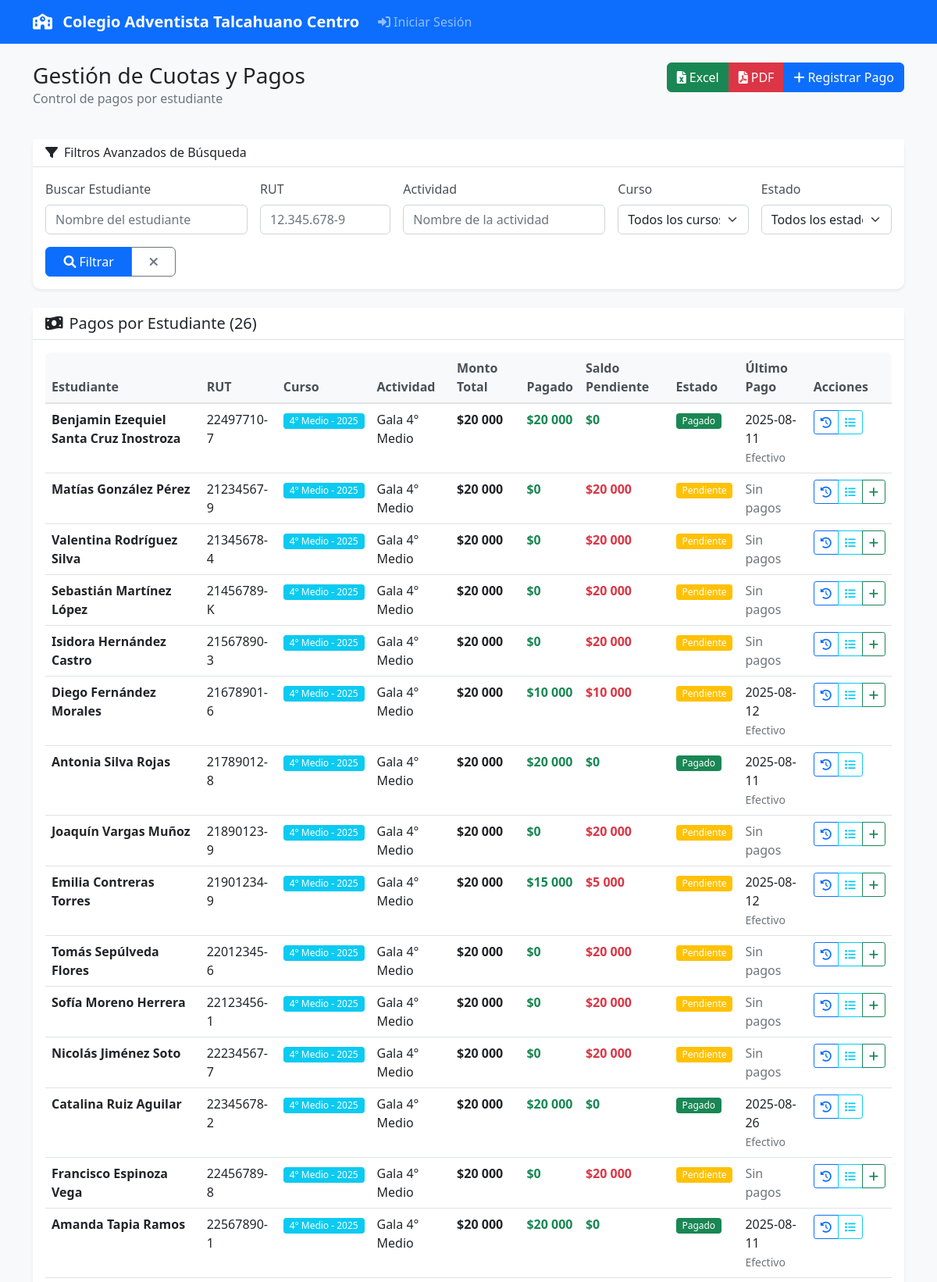
The app's page /cuotas/ (upper part) with its own data.
### estudiantes/models.py (models this page shows, shortened)
class Estudiante(models.Model):
    VINCULO_CHOICES = [
        ('hijo', 'Hijo/a'),
        ('padre', 'Padre'),
        ('madre', 'Madre'),
        ('abuelo', 'Abuelo/a'),
        ('tio', 'Tío/a'),
        ('tutor', 'Tutor Legal'),
        ('otro', 'Otro'),
    ]
    rut = models.CharField(max_length=12, unique=True)
    nombre = models.CharField(max_length=100)
    apellido_paterno = models.CharField(max_length=50)
    apellido_materno = models.CharField(max_length=50)
    fecha_nacimiento = models.DateField()
    curso = models.ForeignKey(Curso, on_delete=models.CASCADE)
    apoderado = models.ForeignKey(Apoderado, on_delete=models.CASCADE)
    vinculo_apoderado = models.CharField(max_length=20, choices=VINCULO_CHOICES)
    fecha_registro = models.DateTimeField(auto_now_add=True)
    activo = models.BooleanField(default=True)

### actividades/models.py (models this page shows, shortened)
class Actividad(models.Model):
    ESTADO_CHOICES = [
        ('planificada', 'Planificada'),
        ('activa', 'Activa'),
        ('finalizada', 'Finalizada'),
        ('cancelada', 'Cancelada'),
    ]
    nombre = models.CharField(max_length=200)
    descripcion = models.TextField()
    tipo = models.ForeignKey(TipoActividad, on_delete=models.CASCADE)
    fecha_inicio = models.DateField()
    fecha_fin = models.DateField()
    monto_por_estudiante = models.DecimalField(max_digits=10, decimal_places=0)
    cursos_asignados = models.ManyToManyField(Curso)
    estado = models.CharField(max_length=20, choices=ESTADO_CHOICES, default='planificada')
    fecha_creacion = models.DateTimeField(auto_now_add=True)

### cuotas/models.py (models this page shows, shortened)
class CuotaEstudiante(models.Model):
    ESTADO_CHOICES = [
        ('pendiente', 'Pendiente'),
        ('pagado', 'Pagado'),
        ('vencido', 'Vencido'),
        ('exento', 'Exento'),
    ]
    estudiante = models.ForeignKey(Estudiante, on_delete=models.CASCADE)
    actividad = models.ForeignKey(Actividad, on_delete=models.CASCADE)
    monto_total = models.DecimalField(max_digits=10, decimal_places=0)
    monto_pagado = models.DecimalField(max_digits=10, decimal_places=0, default=0)
    estado = models.CharField(max_length=20, choices=ESTADO_CHOICES, default='pendiente')
    fecha_vencimiento = models.DateField()
    fecha_creacion = models.DateTimeField(auto_now_add=True)
    def saldo_pendiente(self):
        return self.monto_total - self.monto_pagado

### cuotas/views.py (the view)
# urls.py: path('', views.lista_pagos, name='lista_pagos'),
def lista_pagos(request):
    from .models import CuotaEstudiante, PagoCuota
    cuotas = CuotaEstudiante.objects.select_related('estudiante', 'actividad', 'estudiante__curso').all()
    estudiante_filtro = request.GET.get('estudiante', '')
    rut_filtro = request.GET.get('rut', '')
    actividad_filtro = request.GET.get('actividad', '')
    estado_filtro = request.GET.get('estado', '')
    if estudiante_filtro:
        cuotas = cuotas.filter(estudiante__nombre__icontains=estudiante_filtro)
    if rut_filtro:
        cuotas = cuotas.filter(estudiante__rut__icontains=rut_filtro)
    if actividad_filtro:
        cuotas = cuotas.filter(actividad__nombre__icontains=actividad_filtro)
    if estado_filtro:
        cuotas = cuotas.filter(estado__icontains=estado_filtro)
    pagos = []
    for cuota in cuotas:
        ultimo_pago = PagoCuota.objects.filter(cuota=cuota).order_by('-fecha_pago').first()
        pagos.append({
            'id': cuota.id,
            'estudiante': f"{cuota.estudiante.nombre} {cuota.estudiante.apellido_paterno} {cuota.estudiante.apellido_materno}",
            'rut_estudiante': cuota.estudiante.rut,
            'curso': str(cuota.estudiante.curso),
            'actividad': cuota.actividad.nombre,
            'monto_total': cuota.monto_total,
            'monto_pagado': cuota.monto_pagado,
            'saldo_pendiente': cuota.saldo_pendiente(),
            'estado': cuota.estado.capitalize(),
            'fecha_vencimiento': cuota.fecha_vencimiento.strftime('%Y-%m-%d'),
            'ultimo_pago': ultimo_pago.fecha_pago.strftime('%Y-%m-%d') if ultimo_pago else None,
            'metodo_pago': ultimo_pago.metodo_pago.capitalize() if ultimo_pago else None
        })
    context = {
        'pagos': pagos,
        'filtros': {
            'estudiante': estudiante_filtro,
            'rut': rut_filtro,
            'actividad': actividad_filtro,
            'estado': estado_filtro,
        }
    }
    return render(request, 'cuotas/lista_pagos.html', context)

### core/context_processors.py (called while the page is built, shortened)
def notificaciones_context(request):
    return {
        'notificaciones_no_leidas': 0
    }

### estudiantes/models.py (called while the page is built)
    def __str__(self):
        return f"{self.nombre} - {self.año}"

### templates/cuotas/lista_pagos.html (shortened to what this page needs)
{% extends 'base.html' %}
{% block content %}
<div class="row mb-4">
    <div class="col">
        <h1 class="h3 mb-0">Gestión de Cuotas y Pagos</h1>
        <p class="text-muted">Control de pagos por estudiante</p>
    </div>
    <div class="col-auto">
        <div class="btn-group">
            <a href="{% url 'cuotas:exportar_pagos' %}?formato=excel" class="btn btn-success">
                <i class="fas fa-file-excel me-1"></i>Excel
            </a>
            <a href="{% url 'cuotas:exportar_pagos' %}?formato=pdf" class="btn btn-danger">
                <i class="fas fa-file-pdf me-1"></i>PDF
            </a>
            <a href="{% url 'cuotas:registrar_pago' %}" class="btn btn-primary">
                <i class="fas fa-plus me-1"></i>Registrar Pago
            </a>
        </div>
    </div>
</div>
<div class="card mb-4">
    <div class="card-header">
        <h6 class="mb-0">
            <i class="fas fa-filter me-2"></i>Filtros Avanzados de Búsqueda
        </h6>
    </div>
    <div class="card-body">
        <form method="get" class="row g-3">
            <div class="col-md-3">
                <label class="form-label">Buscar Estudiante</label>
                <input type="text" name="estudiante" class="form-control"
                       placeholder="Nombre del estudiante" value="{{ filtros.estudiante }}">
            </div>
            <div class="col-md-2">
                <label class="form-label">RUT</label>
                <input type="text" name="rut" class="form-control"
                       placeholder="12.345.678-9" value="{{ filtros.rut }}">
            </div>
            <div class="col-md-3">
                <label class="form-label">Actividad</label>
                <input type="text" name="actividad" class="form-control"
                       placeholder="Nombre de la actividad" value="{{ filtros.actividad }}">
            </div>
            <div class="col-md-2">
                <label class="form-label">Curso</label>
                <select name="curso" class="form-select">
                    <option value="">Todos los cursos</option>
                </select>
            </div>
            <div class="col-md-2">
                <label class="form-label">Estado</label>
                <select name="estado" class="form-select">
                    <option value="">Todos los estados</option>
                </select>
            </div>
            <div class="col-md-2 d-flex align-items-end">
                <div class="btn-group w-100">
                    <button type="submit" class="btn btn-primary">
                        <i class="fas fa-search me-1"></i>Filtrar
                    </button>
                    <a href="{% url 'cuotas:lista_pagos' %}" class="btn btn-outline-secondary">
                        <i class="fas fa-times"></i>
                    </a>
                </div>
            </div>
        </form>
    </div>
</div>
<div class="card">
    <div class="card-header">
        <h5 class="mb-0">
            <i class="fas fa-money-bill-wave me-2"></i>Pagos por Estudiante ({{ pagos|length }})
        </h5>
    </div>
    <div class="card-body">
        <div class="table-responsive">
            <table class="table table-hover">
                <thead>
                    <tr>
                        <th>Estudiante</th>
                        <th>RUT</th>
                        <th>Curso</th>
                        <th>Actividad</th>
                        <th>Monto Total</th>
                        <th>Pagado</th>
                        <th>Saldo Pendiente</th>
                        <th>Estado</th>
                        <th>Último Pago</th>
                        <th>Acciones</th>
                    </tr>
                </thead>
                <tbody>
                    {% for pago in pagos %}
                    <tr>
                        <td>
                            <strong>{{ pago.estudiante }}</strong>
                        </td>
                        <td>{{ pago.rut_estudiante }}</td>
                        <td>
                            <span class="badge bg-info">{{ pago.curso }}</span>
                        </td>
                        <td>{{ pago.actividad }}</td>
                        <td class="fw-bold">${{ pago.monto_total|floatformat:0 }}</td>
                        <td class="text-success fw-bold">${{ pago.monto_pagado|floatformat:0 }}</td>
                        <td class="{% if pago.saldo_pendiente > 0 %}text-danger{% else %}text-success{% endif %} fw-bold">
                            ${{ pago.saldo_pendiente|floatformat:0 }}
                        </td>
                        <td>
                            {% if pago.estado == 'Pagado' %}
                                <span class="badge bg-success">{{ pago.estado }}</span>
                            {% elif pago.estado == 'Pendiente' %}
                                <span class="badge bg-warning">{{ pago.estado }}</span>
                            {% else %}
                                <span class="badge bg-danger">{{ pago.estado }}</span>
                            {% endif %}
                        </td>
                        <td>
                            {% if pago.ultimo_pago %}
                                {{ pago.ultimo_pago }}
                                {% if pago.metodo_pago %}
                                    <br><small class="text-muted">{{ pago.metodo_pago }}</small>
                                {% endif %}
                            {% else %}
                                <span class="text-muted">Sin pagos</span>
                            {% endif %}
                        </td>
                        <td>
                            <div class="btn-group btn-group-sm">
                                <button class="btn btn-outline-primary" title="Ver historial">
                                    <i class="fas fa-history"></i>
                                </button>
                                <a href="{% url 'cuotas:historial_actividad' 1 %}" class="btn btn-outline-info" title="Historial actividad">
                                    <i class="fas fa-list"></i>
                                </a>
                                {% if pago.saldo_pendiente > 0 %}
                                <a href="{% url 'cuotas:registrar_pago' %}" class="btn btn-outline-success" title="Registrar pago">
                                    <i class="fas fa-plus"></i>
                                </a>
                                {% endif %}
                            </div>
                        </td>
                    </tr>
                    {% endfor %}
                </tbody>
            </table>
        </div>
    </div>
</div>
{% endblock %}

### static/css/styles.css (style rules this page uses)
:root { --primary-color: #0d6efd; --success-color: #198754; --warning-color: #ffc107; --danger-color: #dc3545; --info-color: #0dcaf0; --light-color: #f8f9fa; --dark-color: #212529; }
body { font-family: 'Segoe UI', Tahoma, Geneva, Verdana, sans-serif; background-color: #f8f9fa; }
.card { border: none; border-radius: 10px; box-shadow: 0 0.125rem 0.25rem rgba(0, 0, 0, 0.075); transition: all 0.3s ease; }
.card-header { background-color: #fff; border-bottom: 1px solid #dee2e6; font-weight: 600; }
.btn { border-radius: 6px; font-weight: 500; transition: all 0.3s ease; }
.btn-group-sm .btn { padding: 0.25rem 0.5rem; }
.table { border-radius: 8px; overflow: hidden; }
.table thead th { background-color: #f8f9fa; border-bottom: 2px solid #dee2e6; font-weight: 600; color: #495057; }
.badge { font-size: 0.75em; font-weight: 500; padding: 0.35em 0.65em; }
.form-control, .form-select { border-radius: 6px; border: 1px solid #ced4da; transition: all 0.3s ease; }
.form-label { font-weight: 500; color: #495057; margin-bottom: 0.5rem; }

### records on screen
Estudiante: rut_estudiante "22497710-7"
Actividad: actividad "Gala 4° Medio" "Gala 4° Medio" "Gala 4° Medio" "Gala 4° Medio" "Gala 4° Medio" "Gala 4° Medio" "Gala 4° Medio" "Gala 4° Medio" "Gala 4° Medio" "Gala 4° Medio" "Gala 4° Medio" "Gala 4° Medio" "Gala 4° Medio" "Gala 4° Medio" "Gala 4° Medio"
CuotaEstudiante: monto_total "20 000", monto_pagado "20 000"
Estudiante: rut_estudiante "21234567-9"
CuotaEstudiante: monto_total "20 000", monto_pagado "0"
Estudiante: rut_estudiante "21345678-4"
CuotaEstudiante: monto_total "20 000", monto_pagado "0"
Estudiante: rut_estudiante "21456789-K"
CuotaEstudiante: monto_total "20 000", monto_pagado "0"
Estudiante: rut_estudiante "21567890-3"
CuotaEstudiante: monto_total "20 000", monto_pagado "0"
Estudiante: rut_estudiante "21678901-6"
CuotaEstudiante: monto_total "20 000", monto_pagado "10 000"
Estudiante: rut_estudiante "21789012-8"
CuotaEstudiante: monto_total "20 000", monto_pagado "20 000"
Estudiante: rut_estudiante "21890123-9"
CuotaEstudiante: monto_total "20 000", monto_pagado "0"
Estudiante: rut_estudiante "21901234-9"
CuotaEstudiante: monto_total "20 000", monto_pagado "15 000"
Estudiante: rut_estudiante "22012345-6"
CuotaEstudiante: monto_total "20 000", monto_pagado "0"
Estudiante: rut_estudiante "22123456-1"
CuotaEstudiante: monto_total "20 000", monto_pagado "0"
Estudiante: rut_estudiante "22234567-7"
CuotaEstudiante: monto_total "20 000", monto_pagado "0"
Estudiante: rut_estudiante "22345678-2"
CuotaEstudiante: monto_total "20 000", monto_pagado "20 000"
Estudiante: rut_estudiante "22456789-8"
CuotaEstudiante: monto_total "20 000", monto_pagado "0"
Estudiante: rut_estudiante "22567890-1"
CuotaEstudiante: monto_total "20 000", monto_pagado "20 000"

### other values on screen
{{ pagos|length }} "26"
{{ pago.estudiante }} "Benjamin Ezequiel Santa Cruz Inostroza" "Matías González Pérez" "Valentina Rodríguez Silva" "Sebastián Martínez López" "Isidora Hernández Castro" "Diego Fernández Morales" "Antonia Silva Rojas" "Joaquín Vargas Muñoz" "Emilia Contreras Torres" "Tomás Sepúlveda Flores" "Sofía Moreno Herrera" "Nicolás Jiménez Soto" "Catalina Ruiz Aguilar" "Francisco Espinoza Vega" "Amanda Tapia Ramos"
{{ pago.curso }} "4° Medio - 2025" "4° Medio - 2025" "4° Medio - 2025" "4° Medio - 2025" "4° Medio - 2025" "4° Medio - 2025" "4° Medio - 2025" "4° Medio - 2025" "4° Medio - 2025" "4° Medio - 2025" "4° Medio - 2025" "4° Medio - 2025" "4° Medio - 2025" "4° Medio - 2025" "4° Medio - 2025"
{{ pago.saldo_pendiente|floatformat:0 }} "0" "20 000" "20 000" "20 000" "20 000" "10 000" "0" "20 000" "5 000" "20 000" "20 000" "20 000" "0" "20 000" "0"
{{ pago.estado }} "Pagado" "Pagado" "Pagado" "Pagado"
{{ pago.ultimo_pago }} "2025-08-11" "2025-08-12" "2025-08-11" "2025-08-12" "2025-08-26" "2025-08-11"
{{ pago.metodo_pago }} "Efectivo" "Efectivo" "Efectivo" "Efectivo" "Efectivo" "Efectivo"
{{ pago.estado }} "Pendiente" "Pendiente" "Pendiente" "Pendiente" "Pendiente" "Pendiente" "Pendiente" "Pendiente" "Pendiente" "Pendiente" "Pendiente"
